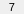
        <widget class="PyDMFrame" name="composite_4">
          <property name="geometry">
            <rect>
              <x>26</x>
              <y>246</y>
              <width>24</width>
              <height>14</height>
            </rect>
          </property>
          <property name="sizePolicy">
            <sizepolicy hsizetype="Ignored" vsizetype="Ignored">
              <horstretch>0</horstretch>
              <verstretch>0</verstretch>
            </sizepolicy>
          </property>
          <layout class="QGridLayout" name="gridLayout_5" columnstretch="24" rowstretch="1,12,1">
            <property name="leftMargin">
              <number>0</number>
            </property>
            <property name="topMargin">
              <number>0</number>
            </property>
            <property name="rightMargin">
              <number>0</number>
            </property>
            <property name="bottomMargin">
              <number>0</number>
            </property>
            <property name="horizontalSpacing">
              <number>0</number>
            </property>
            <property name="verticalSpacing">
              <number>0</number>
            </property>
            <item row="1" column="1">
              <widget class="PyDMRelatedDisplayButton" name="related_display_4">
                <property name="geometry">
                  <rect>
                    <x>12</x>
                    <y>1</y>
                    <width>12</width>
                    <height>12</height>
                  </rect>
                </property>
                <property name="sizePolicy">
                  <sizepolicy hsizetype="Ignored" vsizetype="Ignored">
                    <horstretch>0</horstretch>
                    <verstretch>0</verstretch>
                  </sizepolicy>
                </property>
                <property name="showIcon" stdset="0">
                  <bool>true</bool>
                </property>
                <property name="font">
                  <font>
                    <pointsize>7</pointsize>
                  </font>
                </property>
                <property name="styleSheet">
                  <string notr="true">PyDMRelatedDisplayButton#related_display_4 {
  color: rgb(0, 0, 0);
  background-color: rgb(115, 223, 255);
  }</string>
                </property>
                <property name="titles" stdset="0">
                  <stringlist>
                    <string>m7</string>
                  </stringlist>
                </property>
                <property name="filenames" stdset="0">
                  <stringlist>
                    <string>motorx_more.ui</string>
                  </stringlist>
                </property>
                <property name="macros" stdset="0">
                  <stringlist>
                    <string>P=${P},M=m7</string>
                  </stringlist>
                </property>
                <property name="openInNewWindow" stdset="0">
                  <bool>true</bool>
                </property>
              </widget>
            </item>
            <item row="1" column="0">
              <widget class="PyDMDrawingRectangle" name="rectangle_33">
                <property name="geometry">
                  <rect>
                    <x>0</x>
                    <y>1</y>
                    <width>24</width>
                    <height>12</height>
                  </rect>
                </property>
                <property name="sizePolicy">
                  <sizepolicy hsizetype="Ignored" vsizetype="Ignored">
                    <horstretch>0</horstretch>
                    <verstretch>0</verstretch>
                  </sizepolicy>
                </property>
                <property name="brush" stdset="0">
                  <brush brushstyle="NoBrush">
                    <color alpha="255">
                      <red>115</red>
                      <green>255</green>
                      <blue>107</blue>
                    </color>
                  </brush>
                </property>
                <property name="penStyle" stdset="0">
                  <enum>Qt::SolidLine</enum>
                </property>
                <property name="penColor" stdset="0">
                  <color>
                    <red>115</red>
                    <green>255</green>
                    <blue>107</blue>
                  </color>
                </property>
                <property name="penWidth" stdset="0">
                  <double>2.0</double>
                </property>
                <property name="penCapStyle" stdset="0">
                  <enum>Qt::FlatCap</enum>
                </property>
                <property name="rules" stdset="0">
                  <string>[{&quot;name&quot;: &quot;visibility&quot;, &quot;property&quot;: &quot;Visible&quot;, &quot;channels&quot;: [{&quot;channel&quot;: &quot;ca://${P}m7.DMOV&quot;, &quot;trigger&quot;: true, &quot;use_enum&quot;: false}], &quot;expression&quot;: &quot;ch[0]==0&quot;}]</string>
                </property>
                <property name="toolTip">
                  <string>rectangle_33</string>
                </property>
              </widget>
            </item>
            <item row="1" column="0">
              <widget class="PyDMDrawingRectangle" name="rectangle_34">
                <property name="geometry">
                  <rect>
                    <x>0</x>
                    <y>1</y>
                    <width>24</width>
                    <height>12</height>
                  </rect>
                </property>
                <property name="sizePolicy">
                  <sizepolicy hsizetype="Ignored" vsizetype="Ignored">
                    <horstretch>0</horstretch>
                    <verstretch>0</verstretch>
                  </sizepolicy>
                </property>
                <property name="brush" stdset="0">
                  <brush brushstyle="SolidPattern">
                    <color alpha="255">
                      <red>174</red>
                      <green>174</green>
                      <blue>174</blue>
                    </color>
                  </brush>
                </property>
                <property name="penStyle" stdset="0">
                  <enum>Qt::SolidLine</enum>
                </property>
                <property name="penColor" stdset="0">
                  <color>
                    <red>174</red>
                    <green>174</green>
                    <blue>174</blue>
                  </color>
                </property>
                <property name="penWidth" stdset="0">
                  <double>0</double>
                </property>
                <property name="penCapStyle" stdset="0">
                  <enum>Qt::FlatCap</enum>
                </property>
                <property name="toolTip">
                  <string>rectangle_34</string>
                </property>
              </widget>
            </item>
            <item row="0" column="0" rowspan="3">
              <widget class="QLabel" name="text_5">
                <property name="geometry">
                  <rect>
                    <x>0</x>
                    <y>0</y>
                    <width>24</width>
                    <height>14</height>
                  </rect>
                </property>
                <property name="sizePolicy">
                  <sizepolicy hsizetype="Ignored" vsizetype="Ignored">
                    <horstretch>0</horstretch>
                    <verstretch>0</verstretch>
                  </sizepolicy>
                </property>
                <property name="text">
                  <string>7</string>
                </property>
                <property name="font">
                  <font>
                    <pointsize>8</pointsize>
                  </font>
                </property>
                <property name="brush" stdset="0">
                  <brush brushstyle="SolidPattern">
                    <color alpha="255">
                      <red>0</red>
                      <green>0</green>
                      <blue>0</blue>
                    </color>
                  </brush>
                </property>
                <property name="toolTip">
                  <string>text_5</string>
                </property>
                <property name="alignment">
                  <set>Qt::AlignCenter</set>
                </property>
                <property name="styleSheet">
                  <string notr="true">QLabel#text_5 {
  color: rgb(0, 0, 0);
  }</string>
                </property>
              </widget>
            </item>
          </layout>
        </widget>
